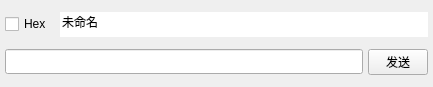
<?xml version="1.0" encoding="UTF-8"?>
<ui version="4.0">
 <class>CustomItem</class>
 <widget class="QWidget" name="CustomItem">
  <property name="geometry">
   <rect>
    <x>0</x>
    <y>0</y>
    <width>433</width>
    <height>87</height>
   </rect>
  </property>
  <property name="windowTitle">
   <string>Form</string>
  </property>
  <layout class="QGridLayout" name="gridLayout" columnstretch="0,0,0">
   <property name="leftMargin">
    <number>5</number>
   </property>
   <property name="topMargin">
    <number>5</number>
   </property>
   <property name="rightMargin">
    <number>5</number>
   </property>
   <property name="bottomMargin">
    <number>5</number>
   </property>
   <property name="spacing">
    <number>5</number>
   </property>
   <item row="0" column="1" colspan="2">
    <widget class="QLineEdit" name="lineEdit_Comment">
     <property name="minimumSize">
      <size>
       <width>0</width>
       <height>25</height>
      </size>
     </property>
     <property name="text">
      <string>未命名</string>
     </property>
     <property name="frame">
      <bool>false</bool>
     </property>
    </widget>
   </item>
   <item row="1" column="2">
    <widget class="QPushButton" name="btn_Send">
     <property name="minimumSize">
      <size>
       <width>60</width>
       <height>25</height>
      </size>
     </property>
     <property name="maximumSize">
      <size>
       <width>60</width>
       <height>16777215</height>
      </size>
     </property>
     <property name="text">
      <string>发送</string>
     </property>
    </widget>
   </item>
   <item row="1" column="0" colspan="2">
    <widget class="QLineEdit" name="lineEdit_Data">
     <property name="minimumSize">
      <size>
       <width>0</width>
       <height>25</height>
      </size>
     </property>
    </widget>
   </item>
   <item row="0" column="0">
    <widget class="QCheckBox" name="checkBox_Hex">
     <property name="minimumSize">
      <size>
       <width>50</width>
       <height>0</height>
      </size>
     </property>
     <property name="maximumSize">
      <size>
       <width>50</width>
       <height>16777215</height>
      </size>
     </property>
     <property name="text">
      <string>Hex</string>
     </property>
    </widget>
   </item>
  </layout>
 </widget>
 <resources/>
 <connections/>
</ui>
